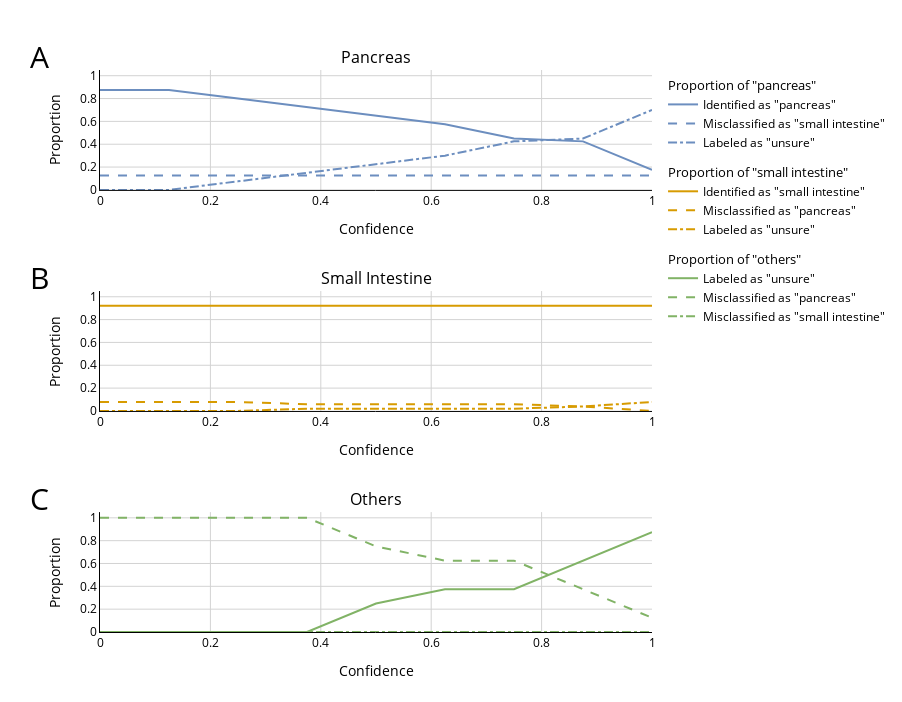

The notebook cell saved with this chart:
### Markdown cell above
Visualization

### Code cell
results = np.empty((9, 10))
for i in range(y_pred_patient_level_complete.shape[1]):
    cf_matrix = confusion_matrix(y_true_patient_level_complete, y_pred_patient_level_complete[:, i])
    results[i, 0] = i / 8
    results[i, 1] = cf_matrix[2, 0] / sum(cf_matrix[2, :])
    results[i, 2] = cf_matrix[2, 1] / sum(cf_matrix[2, :])
    results[i, 3] = cf_matrix[2, 2] / sum(cf_matrix[2, :])


    results[i, 4] = cf_matrix[0, 0] / sum(cf_matrix[0, :])
    results[i, 5] = cf_matrix[0, 1] / sum(cf_matrix[0, :])
    results[i, 6] = cf_matrix[0, 2] / sum(cf_matrix[0, :])

    results[i, 7] = cf_matrix[1, 0] / sum(cf_matrix[1, :])
    results[i, 8] = cf_matrix[1, 1] / sum(cf_matrix[1, :])
    results[i, 9] = cf_matrix[1, 2] / sum(cf_matrix[1, :])

# Extracting data from the 'results' array
x_values = results[:, 0]

# Create subplots with 3 rows and 1 column
fig = sp.make_subplots(rows=3, cols=1, shared_xaxes=True, subplot_titles=['Pancreas', 'Small Intestine', 'Others'], vertical_spacing=0.18)

# Scatter plot for "pancreas" category
fig.add_trace(go.Scatter(x=x_values, y=results[:, 4], mode='lines', line={'color': '#6C8EBF', 'dash': 'solid'},
                         name='Identified as "pancreas"', legendgroup='pancreas', legendgrouptitle_text='Proportion of "pancreas"'), row=1, col=1)
fig.add_trace(go.Scatter(x=x_values, y=results[:, 5], mode='lines', line={'color': '#6C8EBF', 'dash': 'dash'},
                         name='Misclassified as "small intestine"', legendgroup='pancreas'), row=1, col=1)
fig.add_trace(go.Scatter(x=x_values, y=results[:, 6], mode='lines', line={'color': '#6C8EBF', 'dash': 'dashdot'},
                         name='Labeled as "unsure"', legendgroup='pancreas'), row=1, col=1)

# Scatter plot for "small intestine" category
fig.add_trace(go.Scatter(x=x_values, y=results[:, 8], mode='lines', line={'color': '#D79B01', 'dash': 'solid'},
                         name='Identified as "small intestine"', legendgroup='si', legendgrouptitle_text='Proportion of "small intestine"'), row=2, col=1)
fig.add_trace(go.Scatter(x=x_values, y=results[:, 7], mode='lines', line={'color': '#D79B01', 'dash': 'dash'},
                         name='Misclassified as "pancreas"', legendgroup='si'), row=2, col=1)
fig.add_trace(go.Scatter(x=x_values, y=results[:, 9], mode='lines', line={'color': '#D79B01', 'dash': 'dashdot'},
                         name='Labeled as "unsure"', legendgroup='si'), row=2, col=1)

# Scatter plot for "others" category
fig.add_trace(go.Scatter(x=x_values, y=results[:, 3], mode='lines', line={'color': '#81B366', 'dash': 'solid'},
                         name='Labeled as "unsure"', legendgroup='others', legendgrouptitle_text='Proportion of "others"'), row=3, col=1)
fig.add_trace(go.Scatter(x=x_values, y=results[:, 1], mode='lines', line={'color': '#81B366', 'dash': 'dash'},
                         name='Misclassified as "pancreas"', legendgroup='others'), row=3, col=1)
fig.add_trace(go.Scatter(x=x_values, y=results[:, 2], mode='lines', line={'color': '#81B366', 'dash': 'dashdot'},
                         name='Misclassified as "small intestine"', legendgroup='others'), row=3, col=1)


# Update axis properties and layout
fig.update_xaxes(showline=True, linecolor='black', gridcolor='lightgrey')
fig.update_yaxes(showline=True, linecolor='black', tickvals=[0, 0.2, 0.4, 0.6, 0.8, 1], range=[0, 1.05], gridcolor='lightgrey')
fig.update_layout(showlegend=True, height=702, width=902, plot_bgcolor='white', margin=dict(l=100,r=100,b=70,t=70), font=dict(color='black'),
                  xaxis_showticklabels=True, xaxis2_showticklabels=True,
                  xaxis_title="Confidence", xaxis2_title="Confidence", xaxis3_title="Confidence",
                  yaxis_title="Proportion", yaxis2_title="Proportion", yaxis3_title="Proportion")

fig.add_annotation(xref='x domain',
                   yref='y domain',
                   x=-0.13,
                   y=1.3,
                   text='A',
                   font=dict(size=30),
                   showarrow=False,
                   row=1, col=1)
fig.add_annotation(xref='x domain',
                   yref='y domain',
                   x=-0.13,
                   y=1.3,
                   text='B',
                   font=dict(size=30),
                   showarrow=False,
                   row=2, col=1)
fig.add_annotation(xref='x domain',
                   yref='y domain',
                   x=-0.13,
                   y=1.3,
                   text='C',
                   font=dict(size=30),
                   showarrow=False,
                   row=3, col=1)

fig.show()

### Figure 1 — Plotly figure (JSON) as saved in the notebook; plotly's stock layout.template omitted (floating-point values rounded to 4 significant figures)
{"data": [{"legendgroup": "pancreas", "legendgrouptitle": {"text": "Proportion of \"pancreas\""}, "line": {"color": "#6C8EBF", "dash": "solid"}, "mode": "lines", "name": "Identified as \"pancreas\"", "type": "scatter", "x": [0, 0.125, 0.25, 0.375, 0.5, 0.625, 0.75, 0.875, 1], "xaxis": "x", "y": [0.875, 0.875, 0.8, 0.725, 0.65, 0.575, 0.45, 0.425, 0.175], "yaxis": "y"}, {"legendgroup": "pancreas", "line": {"color": "#6C8EBF", "dash": "dash"}, "mode": "lines", "name": "Misclassified as \"small intestine\"", "type": "scatter", "x": [0, 0.125, 0.25, 0.375, 0.5, 0.625, 0.75, 0.875, 1], "xaxis": "x", "y": [0.125, 0.125, 0.125, 0.125, 0.125, 0.125, 0.125, 0.125, 0.125], "yaxis": "y"}, {"legendgroup": "pancreas", "line": {"color": "#6C8EBF", "dash": "dashdot"}, "mode": "lines", "name": "Labeled as \"unsure\"", "type": "scatter", "x": [0, 0.125, 0.25, 0.375, 0.5, 0.625, 0.75, 0.875, 1], "xaxis": "x", "y": [0, 0, 0.075, 0.15, 0.225, 0.3, 0.425, 0.45, 0.7], "yaxis": "y"}, {"legendgroup": "si", "legendgrouptitle": {"text": "Proportion of \"small intestine\""}, "line": {"color": "#D79B01", "dash": "solid"}, "mode": "lines", "name": "Identified as \"small intestine\"", "type": "scatter", "x": [0, 0.125, 0.25, 0.375, 0.5, 0.625, 0.75, 0.875, 1], "xaxis": "x2", "y": [0.9216, 0.9216, 0.9216, 0.9216, 0.9216, 0.9216, 0.9216, 0.9216, 0.9216], "yaxis": "y2"}, {"legendgroup": "si", "line": {"color": "#D79B01", "dash": "dash"}, "mode": "lines", "name": "Misclassified as \"pancreas\"", "type": "scatter", "x": [0, 0.125, 0.25, 0.375, 0.5, 0.625, 0.75, 0.875, 1], "xaxis": "x2", "y": [0.07843, 0.07843, 0.07843, 0.05882, 0.05882, 0.05882, 0.05882, 0.03922, 0], "yaxis": "y2"}, {"legendgroup": "si", "line": {"color": "#D79B01", "dash": "dashdot"}, "mode": "lines", "name": "Labeled as \"unsure\"", "type": "scatter", "x": [0, 0.125, 0.25, 0.375, 0.5, 0.625, 0.75, 0.875, 1], "xaxis": "x2", "y": [0, 0, 0, 0.01961, 0.01961, 0.01961, 0.01961, 0.03922, 0.07843], "yaxis": "y2"}, {"legendgroup": "others", "legendgrouptitle": {"text": "Proportion of \"others\""}, "line": {"color": "#81B366", "dash": "solid"}, "mode": "lines", "name": "Labeled as \"unsure\"", "type": "scatter", "x": [0, 0.125, 0.25, 0.375, 0.5, 0.625, 0.75, 0.875, 1], "xaxis": "x3", "y": [0, 0, 0, 0, 0.25, 0.375, 0.375, 0.625, 0.875], "yaxis": "y3"}, {"legendgroup": "others", "line": {"color": "#81B366", "dash": "dash"}, "mode": "lines", "name": "Misclassified as \"pancreas\"", "type": "scatter", "x": [0, 0.125, 0.25, 0.375, 0.5, 0.625, 0.75, 0.875, 1], "xaxis": "x3", "y": [1, 1, 1, 1, 0.75, 0.625, 0.625, 0.375, 0.125], "yaxis": "y3"}, {"legendgroup": "others", "line": {"color": "#81B366", "dash": "dashdot"}, "mode": "lines", "name": "Misclassified as \"small intestine\"", "type": "scatter", "x": [0, 0.125, 0.25, 0.375, 0.5, 0.625, 0.75, 0.875, 1], "xaxis": "x3", "y": [0, 0, 0, 0, 0, 0, 0, 0, 0], "yaxis": "y3"}], "layout": {"annotations": [{"font": {"size": 16}, "showarrow": false, "text": "Pancreas", "x": 0.5, "xanchor": "center", "xref": "paper", "y": 1, "yanchor": "bottom", "yref": "paper"}, {"font": {"size": 16}, "showarrow": false, "text": "Small Intestine", "x": 0.5, "xanchor": "center", "xref": "paper", "y": 0.6067, "yanchor": "bottom", "yref": "paper"}, {"font": {"size": 16}, "showarrow": false, "text": "Others", "x": 0.5, "xanchor": "center", "xref": "paper", "y": 0.2133, "yanchor": "bottom", "yref": "paper"}, {"font": {"size": 30}, "showarrow": false, "text": "A", "x": -0.13, "xref": "x domain", "y": 1.3, "yref": "y domain"}, {"font": {"size": 30}, "showarrow": false, "text": "B", "x": -0.13, "xref": "x2 domain", "y": 1.3, "yref": "y2 domain"}, {"font": {"size": 30}, "showarrow": false, "text": "C", "x": -0.13, "xref": "x3 domain", "y": 1.3, "yref": "y3 domain"}], "font": {"color": "black"}, "height": 702, "margin": {"b": 70, "l": 100, "r": 100, "t": 70}, "plot_bgcolor": "white", "showlegend": true, "width": 902, "xaxis": {"anchor": "y", "domain": [0, 1], "gridcolor": "lightgrey", "linecolor": "black", "matches": "x3", "showline": true, "showticklabels": true, "title": {"text": "Confidence"}}, "xaxis2": {"anchor": "y2", "domain": [0, 1], "gridcolor": "lightgrey", "linecolor": "black", "matches": "x3", "showline": true, "showticklabels": true, "title": {"text": "Confidence"}}, "xaxis3": {"anchor": "y3", "domain": [0, 1], "gridcolor": "lightgrey", "linecolor": "black", "showline": true, "title": {"text": "Confidence"}}, "yaxis": {"anchor": "x", "domain": [0.7867, 1], "gridcolor": "lightgrey", "linecolor": "black", "range": [0, 1.05], "showline": true, "tickvals": [0, 0.2, 0.4, 0.6, 0.8, 1], "title": {"text": "Proportion"}}, "yaxis2": {"anchor": "x2", "domain": [0.3933, 0.6067], "gridcolor": "lightgrey", "linecolor": "black", "range": [0, 1.05], "showline": true, "tickvals": [0, 0.2, 0.4, 0.6, 0.8, 1], "title": {"text": "Proportion"}}, "yaxis3": {"anchor": "x3", "domain": [0, 0.2133], "gridcolor": "lightgrey", "linecolor": "black", "range": [0, 1.05], "showline": true, "tickvals": [0, 0.2, 0.4, 0.6, 0.8, 1], "title": {"text": "Proportion"}}}}
